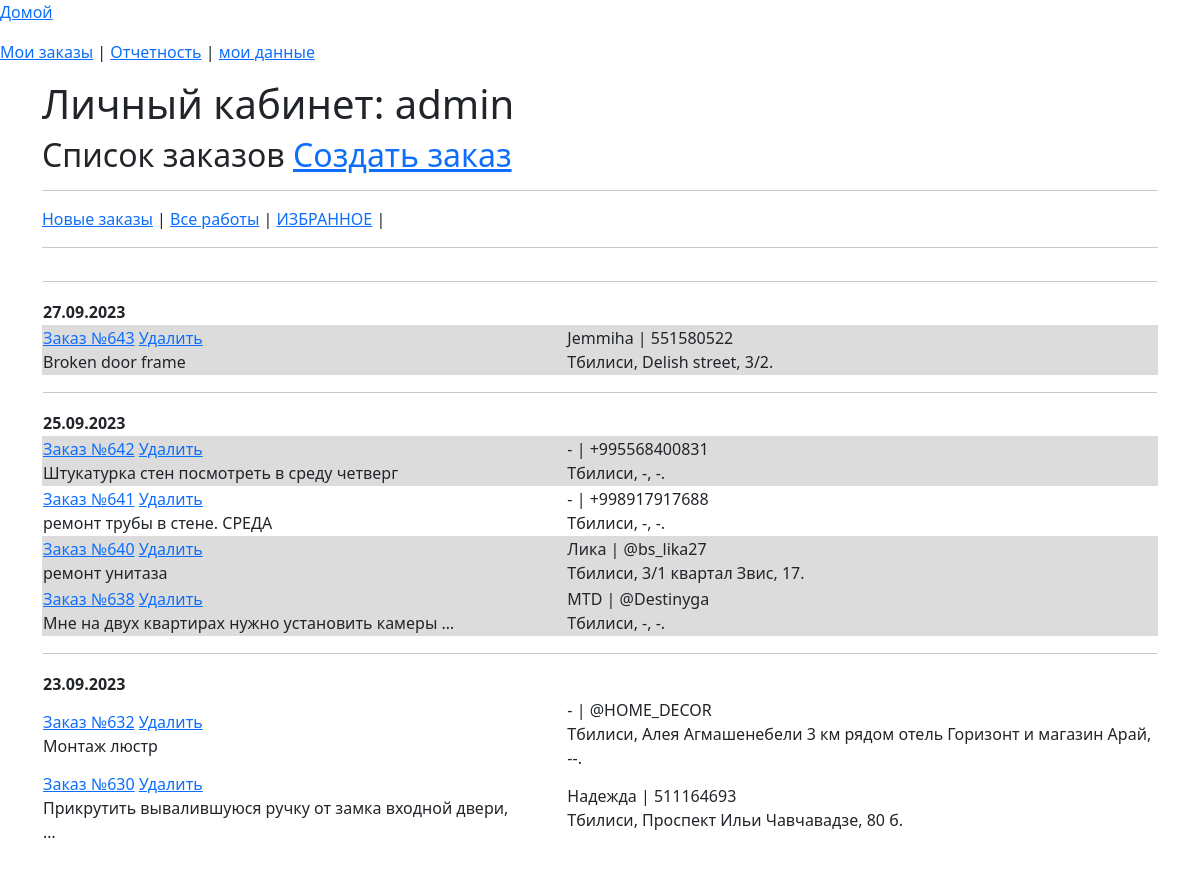
Screenshot of /list_order (signed in) with the database file from the repository.
### app_site/models.py (models this page shows)
class OrderList(models.Model):
    time_in = models.DateTimeField(auto_now_add=True, verbose_name='Дата заказа')
    time_out = models.DateTimeField(null=True, blank=True, verbose_name='Дата выполнения')
    repairer_id = models.ForeignKey(User, on_delete=models.SET_NULL, null=True, blank=True,
                                    verbose_name='Мастер', default='', )
    price = models.DecimalField(decimal_places=2, max_digits=7, null=True, blank=True, verbose_name='Стоимость работ')
    text_order = models.CharField(max_length=1500, verbose_name='Описание проблемы', blank=True, null=True)
    customer_name = models.CharField(max_length=50, verbose_name='Ваше имя')
    customer_phone = models.CharField(max_length=16, verbose_name='Номер телефона')
    customer_code = models.CharField(max_length=16, verbose_name='Код организации', blank=True, null=True)
    address_city = models.CharField(max_length=2, choices=CITY_CHOICES, default='TB', null=True, blank=True,
                                    verbose_name='Город')
    order_status = models.CharField(max_length=3, choices=ORDER_STATUS, default='BEG', null=True, blank=True,
                                    verbose_name='Статус заказа')
    address_street_app = models.CharField(max_length=150, verbose_name='Улица', null=True, blank=True)
    address_num = models.CharField(max_length=10, verbose_name='Номер дома', null=True, blank=True)
    services = models.ManyToManyField('Service', through='Invoice')
    class Meta:
        verbose_name = 'Список заказов'
        verbose_name_plural = 'Список заказов'

### app_site/views.py (the view)
# urls.py: path('list_order', OrderManagementSystem.as_view(), name='list_order'),
class OrderManagementSystem(LoginRequiredMixin, ListView):
    model = OrderList
    context_object_name = 'order'
    template_name = 'order_list.html'
    def get_queryset(self):
        if self.request.GET.get('work_status'):
            self.queryset = OrderList.objects\
                .filter(repairer_id=self.request.user, order_status=self.request.GET.get('work_status'))\
                .order_by("-pk")
        else:
            self.queryset = OrderList.objects\
                .filter(repairer_id=self.request.user, order_status__in=['SND','RCV'])\
                .order_by("-pk")
        return self.queryset[0:14]
    def get_context_data(self, **kwargs):
        context = super().get_context_data(**kwargs)
        context['form'] = OrderForm
        return context

### app_site/templatetags/custom_filters.py (called while the page is built)
@register.filter()
def choice_tag(value, A):
    try:
        if A == 'city':
            a = dict(CITY_CHOICES)
        elif A == 'status_order':
            a = dict(ORDER_STATUS)
        elif A == 'month':
            a = dict(MONTH)
        elif A == 'work_type':
            a = dict(WORK_CHOICES)
        return f'{a[value]}'
    except KeyError:
        return f''

### templates/order_list.html (shortened to what this page needs)
{% extends 'flatpages/default_user.html' %}
{% load custom_filters %}
{% load custom_tags %}
{% block body %}
<h2>Список заказов <a href="#"  onclick="show_create_order_form(document.getElementById('form'))"
                      id="link_create_order_form">Создать заказ</a></h2>
<hr>
<a href="{% url 'list_order' %}">Новые заказы</a> | <a href="{% url 'list_order'%}?work_status=END">Все работы</a> |
<a href="{% url 'list_order'%}?work_status=WRK">ИЗБРАННОЕ</a> |
<hr>
<table id="head" >
    {% regroup order by time_in|date:"d.m.Y" as day %}
        {% for y in day %}
        <tr><td  colspan="6"><hr></td></tr>
        <tr>
            <td  colspan="6">
                <b>{{ y.grouper }}</b>
            </td>
        <tr>
            {% for i in y.list %}
            {% if i.order_status == 'SND' %}
            <tr id="row_order{{ i.pk }}" bgcolor= "#DCDCDC">
            {% else %}
            <tr>
            {% endif %}
                <td>
                    <a href="{% url 'invoice' i.pk %}" id="order_{{ i.pk }}">Заказ №{{ i.pk}}</a>
                    <a href="{% url 'delete-order' i.pk %}" id="delete_{{ i.pk }}">Удалить</a><br>
                    <span id="text_order_{{ i.pk }}">{{ i.text_order|truncatewords:7 }}</span>
                </td>
                <td width = 50></td>
                <td><span id="customer_name_{{ i.pk }}">{{ i.customer_name }}</span> |
                    <span id="customer_phone_{{ i.pk }}">{{ i.customer_phone }}</span><br>
                    <span id="city_{{ i.pk }}">{{ i.address_city|choice_tag:'city'}}</span>,
                    <span id="street_app_{{ i.pk }}">{{ i.address_street_app }}</span>,
                    <span id="num_{{ i.pk }}">{{ i.address_num }}</span>.
                </td>
                </tr>
            {% endfor %}
        {% endfor %}
    </tr>
</table>
<br>
{% endblock body %}

### templates/flatpages/default_user.html (shortened to what this page needs)
{% load static %}
<!doctype html>
<html lang="en">
  <head>
    <link href="https://cdn.jsdelivr.net/npm/bootstrap@5.3.0/dist/css/bootstrap.min.css" rel="stylesheet">
  </head>
  <body>
<p><a href="{% url 'home' %}" id="ss">Домой</a></p>
<p><a href="{% url 'list_order' %}">Мои заказы</a> | <a href="{% url 'stat' %}">Отчетность</a> | <a href="{% url 'repaierman' request.user.id %}">мои данные</a></p>
<div class="container">
<h1 class="test">Личный кабинет: {{ user.username }}</h1>
{% block body %}
{% endblock body%}
</div>
  </body>
</html>

### rows the page displays
OrderList: pk "643", text_order "Broken door frame", customer_name "Jemmiha", customer_phone "551580522", address_city|choice_tag "Тбилиси", address_street_app "Delish street", address_num "3/2"
OrderList: pk "642", text_order "Штукатурка стен посмотреть в среду четверг", customer_name "-", customer_phone "+995568400831", address_city|choice_tag "Тбилиси", address_street_app "-", address_num "-"
OrderList: pk "641", text_order "ремонт трубы в стене. СРЕДА", customer_name "-", customer_phone "+998917917688", address_city|choice_tag "Тбилиси", address_street_app "-", address_num "-"
OrderList: pk "640", text_order "ремонт унитаза", customer_name "Лика", customer_phone "@bs_lika27", address_city|choice_tag "Тбилиси", address_street_app "3/1 квартал Звис", address_num "17"
OrderList: pk "638", text_order "Мне на двух квартирах нужно установить камеры …", customer_name "MTD", customer_phone "@Destinyga", address_city|choice_tag "Тбилиси", address_street_app "-", address_num "-"
OrderList: pk "632", text_order "Монтаж люстр", customer_name "-", customer_phone "@HOME_DECOR", address_city|choice_tag "Тбилиси", address_street_app "Алея Агмашенебели 3 км рядом отель Горизонт и магазин Арай", address_num "--"
OrderList: pk "630", text_order "Прикрутить вывалившуюся ручку от замка входной двери, …", customer_name "Надежда", customer_phone "511164693", address_city|choice_tag "Тбилиси", address_street_app "Проспект Ильи Чавчавадзе", address_num "80 б"

### other values shown
{{ user.username }} "admin"
{{ y.grouper }} "27.09.2023" "25.09.2023" "23.09.2023"
